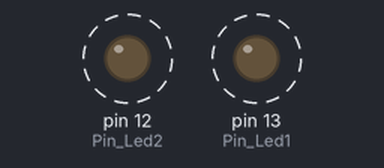
The sketch below on a simulated Arduino Uno, built with avr-gcc and run on an emulated ATmega328P. Parts: output pins drawn as LEDs (lit = HIGH). Dashed ring = blinking.

Above: at 0.15 s.
Timing chart, 0 to 4.6 s (numbered marks = the images above):
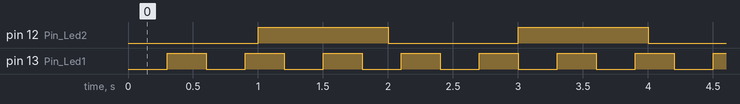

The sketch:

DelayProblem.ino
```cpp
#include <TimerOne.h>

int Pin_Led1 = 13;
int Pin_Led2 = 12;

int estado_Led1 = 0;
int estado_Led2 = 0;
int contador1 = 0;
int contador2 = 0;

void setup()
{
  pinMode(Pin_Led1, OUTPUT);
  pinMode(Pin_Led2, OUTPUT);

  Timer_Inicializacion();
}

void Timer_Inicializacion(void){
  Timer1.initialize(1000);    // El parametro es el tiempo en useg
  Timer1.attachInterrupt(Timer);
}

void loop()
{

}

void Timer(void){   // Cada 1 mseg entro aca dentro
  Led1();

  Led2();
}

void Led1(void){
  contador1++;
  if(contador1 == 300){
    contador1 = 0;

    if(estado_Led1 == 0){
      digitalWrite(Pin_Led1, HIGH);
      estado_Led1 = 1;
    } else {
      digitalWrite(Pin_Led1, LOW);
      estado_Led1 = 0;
    }
  }
}

void Led2(void){
  contador2++;
  if(contador2 == 1000){
    contador2 = 0;

    if(estado_Led2 == 0){
      digitalWrite(Pin_Led2, HIGH);
      estado_Led2 = 1;
    } else {
      digitalWrite(Pin_Led2, LOW);
      estado_Led2 = 0;
    }
  }
}
```

Measured:
- by itself, pin 12 (Pin_Led2): alternates HIGH for 1.0 s and LOW for 1.0 s
- by itself, pin 13 (Pin_Led1): alternates HIGH for 0.30 s and LOW for 0.30 s
- by itself, everything shown: repeats every 6.0 s, in 24 steps
